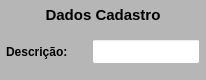
           <widget class="QWidget" name="widget_6" native="true">
            <property name="minimumSize">
             <size>
              <width>0</width>
              <height>80</height>
             </size>
            </property>
            <property name="maximumSize">
             <size>
              <width>16777215</width>
              <height>80</height>
             </size>
            </property>
            <property name="styleSheet">
             <string notr="true">background-color: rgb(182, 182, 182);</string>
            </property>
            <layout class="QVBoxLayout" name="verticalLayout_3">
             <property name="leftMargin">
              <number>6</number>
             </property>
             <property name="topMargin">
              <number>6</number>
             </property>
             <property name="rightMargin">
              <number>6</number>
             </property>
             <property name="bottomMargin">
              <number>6</number>
             </property>
             <item>
              <widget class="QLabel" name="label_2">
               <property name="minimumSize">
                <size>
                 <width>0</width>
                 <height>18</height>
                </size>
               </property>
               <property name="maximumSize">
                <size>
                 <width>16777215</width>
                 <height>18</height>
                </size>
               </property>
               <property name="font">
                <font>
                 <pointsize>11</pointsize>
                 <weight>75</weight>
                 <bold>true</bold>
                </font>
               </property>
               <property name="text">
                <string>Dados Cadastro</string>
               </property>
               <property name="alignment">
                <set>Qt::AlignCenter</set>
               </property>
              </widget>
             </item>
             <item>
              <widget class="QWidget" name="widget_8" native="true">
               <layout class="QHBoxLayout" name="horizontalLayout_4">
                <property name="leftMargin">
                 <number>0</number>
                </property>
                <property name="topMargin">
                 <number>0</number>
                </property>
                <property name="rightMargin">
                 <number>0</number>
                </property>
                <property name="bottomMargin">
                 <number>0</number>
                </property>
                <item>
                 <widget class="QLabel" name="label_24">
                  <property name="minimumSize">
                   <size>
                    <width>80</width>
                    <height>0</height>
                   </size>
                  </property>
                  <property name="maximumSize">
                   <size>
                    <width>80</width>
                    <height>16777215</height>
                   </size>
                  </property>
                  <property name="font">
                   <font>
                    <pointsize>9</pointsize>
                    <weight>75</weight>
                    <bold>true</bold>
                   </font>
                  </property>
                  <property name="text">
                   <string>Descrição:</string>
                  </property>
                  <property name="alignment">
                   <set>Qt::AlignLeading|Qt::AlignLeft|Qt::AlignVCenter</set>
                  </property>
                 </widget>
                </item>
                <item>
                 <widget class="QLineEdit" name="line_Descricao">
                  <property name="sizePolicy">
                   <sizepolicy hsizetype="Preferred" vsizetype="Preferred">
                    <horstretch>0</horstretch>
                    <verstretch>0</verstretch>
                   </sizepolicy>
                  </property>
                  <property name="minimumSize">
                   <size>
                    <width>0</width>
                    <height>25</height>
                   </size>
                  </property>
                  <property name="maximumSize">
                   <size>
                    <width>16777215</width>
                    <height>25</height>
                   </size>
                  </property>
                  <property name="font">
                   <font>
                    <pointsize>9</pointsize>
                   </font>
                  </property>
                  <property name="styleSheet">
                   <string notr="true">background-color: rgb(255, 255, 255);</string>
                  </property>
                  <property name="text">
                   <string/>
                  </property>
                  <property name="maxLength">
                   <number>45</number>
                  </property>
                  <property name="alignment">
                   <set>Qt::AlignLeading|Qt::AlignLeft|Qt::AlignVCenter</set>
                  </property>
                 </widget>
                </item>
               </layout>
              </widget>
             </item>
            </layout>
           </widget>
